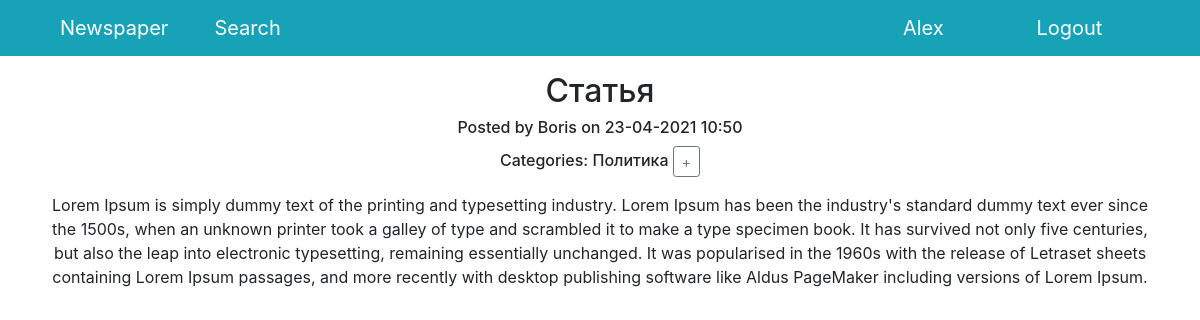
/news/26 (signed in), run on the app's committed database.
### news/models.py (models this page shows, shortened)
class Post(models.Model):
    author = models.ForeignKey('accounts.Author', on_delete=models.CASCADE)
    post_type = models.CharField(
        max_length=1,
        choices=[
            ('A', 'Article'),
            ('N', 'News')
        ],
        default='N'
    )
    posted = models.DateTimeField(auto_now_add=True)
    category = models.ManyToManyField(Category, through='PostCategory')
    title = models.CharField(max_length=255)
    content = models.TextField()
    rating = models.IntegerField(default=0)

class Category(models.Model):
    name = models.CharField(max_length=255, unique=True)
    subscribers = models.ManyToManyField('auth.User', through='UserCategory')

### accounts/models.py (models this page shows, shortened)
class Author(models.Model):
    user = models.OneToOneField('auth.User', on_delete=models.CASCADE)
    rating = models.IntegerField(default=0)
    def __str__(self):
        return self.user.username

### news/views.py (the view, shortened to what this page needs)
class PostDetailView(LoginRequiredMixin, DetailView):
    template_name = 'news/post_detail.html'
    queryset = Post.objects.all()

### news/templatetags/custom_filters.py (called while the page is built)
@register.filter(name='censor')
def censor(text, derivatives=False):
    def asteriskify(matchobj):
        """
        Switch all letters of a banned word expect the first and
        the last to '*'.
        """
        word = matchobj[0]
        return word[0] + '*' * (len(word)-2) + word[-1]
    censored_text = text
    for banned_word in BANNED_WORDS:
        censored_text = re.sub(
            banned_word
            if derivatives else rf'(^|(?<=\W)){banned_word}((?=\W)|$)',
            asteriskify,
            censored_text,
            flags=re.IGNORECASE
        )
    return censored_text

### templates/news/post_detail.html (shortened to what this page needs)
{% extends 'default.html' %}
{% load custom_filters %}
{% block content %}
  <h2>{{ post.title | censor }}</h1>
  <h6>Posted by {{ post.author }} on {{ post.posted | date:"d-m-Y H:i" }}</h6>
  <h6>
    Categories:
    {% for category in post.category.all %}
      {{ category.name }}
      <a class="btn btn-outline-secondary btn-sm" href="{% url 'subscribe' category.id %}">
        {% if request.user not in category.subscribers.all %}
          +
        {% else %}
          -
        {% endif %}
      </a>
    {% endfor %}
  </h6>
  <div class="mt-3">{{ post.content | censor }}</div>
{% endblock content %}

### templates/default.html (shortened to what this page needs)
{% load static %}
<!DOCTYPE html>
<html lang="en">
<head>
  <link href="{% static 'vendor/bootstrap/css/bootstrap.min.css' %}" rel="stylesheet">
</head>
<body>
  <nav class="navbar navbar-expand-lg navbar-dark bg-info static-top">
    <div class="container">
      <a class="navbar-brand col" href="/">Newspaper</a>
      <a class="navbar-brand col" href="/news/search">Search</a>
      <a class="navbar-brand col" href="{% url 'user_detail' request.user.id %}">{{ request.user.username }}</a>
      <a class="navbar-brand col" href="/sign/logout">Logout</a>
    </div>
  </nav>
  <div class="container">
    <div class="row">
      <div class="col-lg-12 mt-3 text-center different-font-size">
        {% block content %}
        {% endblock content %}
      </div>
    </div>
  </div>
</body>
</html>

### data on the page
Post: title|censor "Статья", author "Boris", posted "23-04-2021 10:50", content|censor "Lorem Ipsum is simply dummy text of the printing and typesetting industry. Lorem Ipsum has been the industry's standard dummy text ever since the 1500s, when an unknown printer took a galley of type and scrambled it to make a type specimen book. It has survived not only five centuries, but also the leap into electronic typesetting, remaining essentially unchanged. It was popularised in the 1960s with the release of Letraset sheets containing Lorem Ipsum passages, and more recently with desktop publishing software like Aldus PageMaker including versions of Lorem Ipsum."
Category: name "Политика"

### other printed values
{{ request.user.username }} "Alex"
